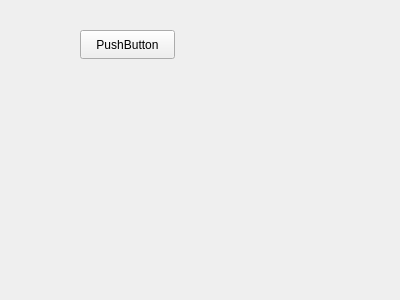
<ui version="4.0" >
 <author></author>
 <comment></comment>
 <exportmacro></exportmacro>
 <class>Form</class>
 <widget class="QWidget" name="Form" >
  <property name="geometry" >
   <rect>
    <x>0</x>
    <y>0</y>
    <width>400</width>
    <height>300</height>
   </rect>
  </property>
  <property name="windowTitle" >
   <string>Form</string>
  </property>
  <widget class="QPushButton" name="pushButton" >
   <property name="geometry" >
    <rect>
     <x>80</x>
     <y>30</y>
     <width>95</width>
     <height>29</height>
    </rect>
   </property>
   <property name="text" >
    <string>PushButton</string>
   </property>
  </widget>
 </widget>
 <pixmapfunction></pixmapfunction>
 <resources/>
 <connections/>
</ui>
